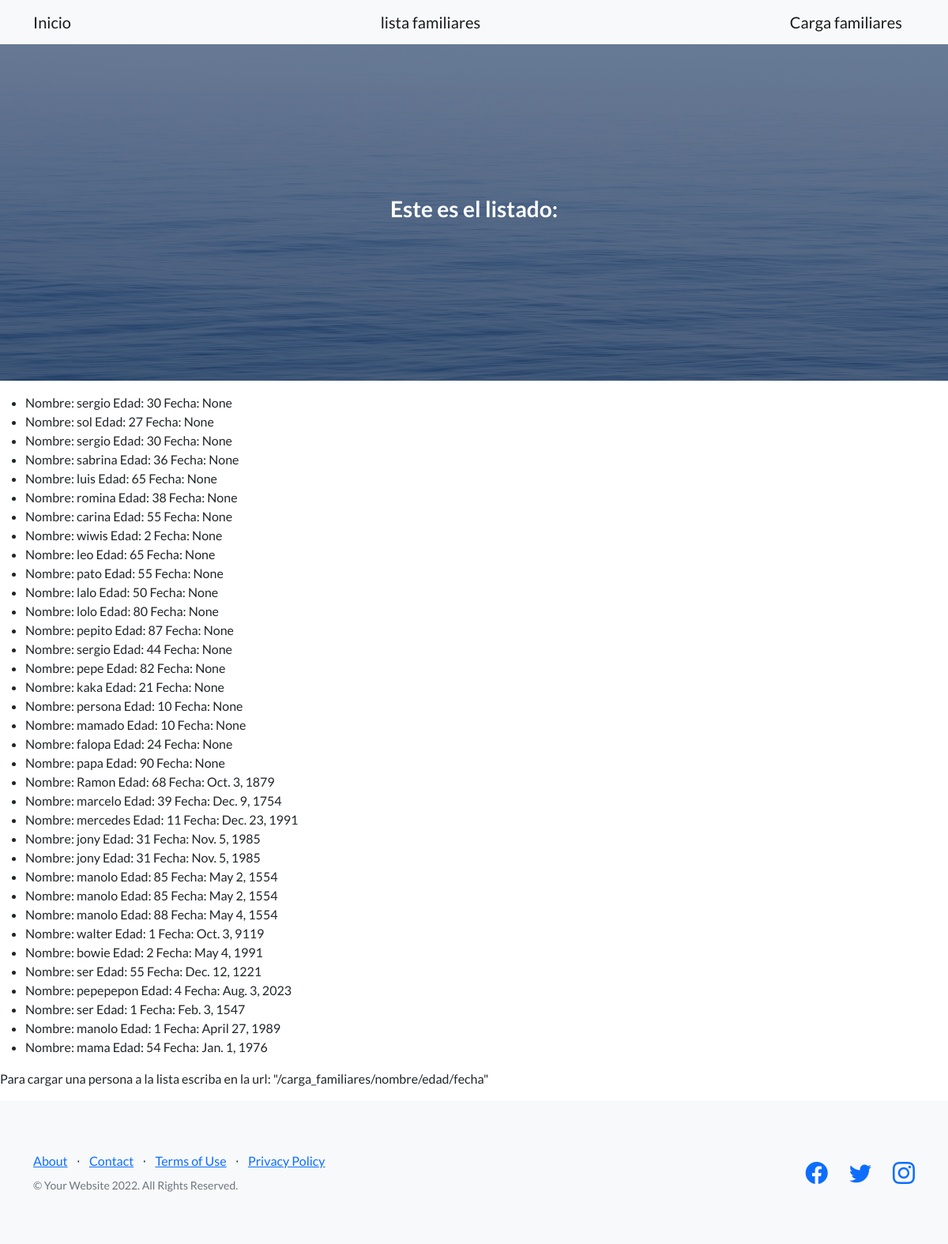
The app's page /lista_familiares/, older data.
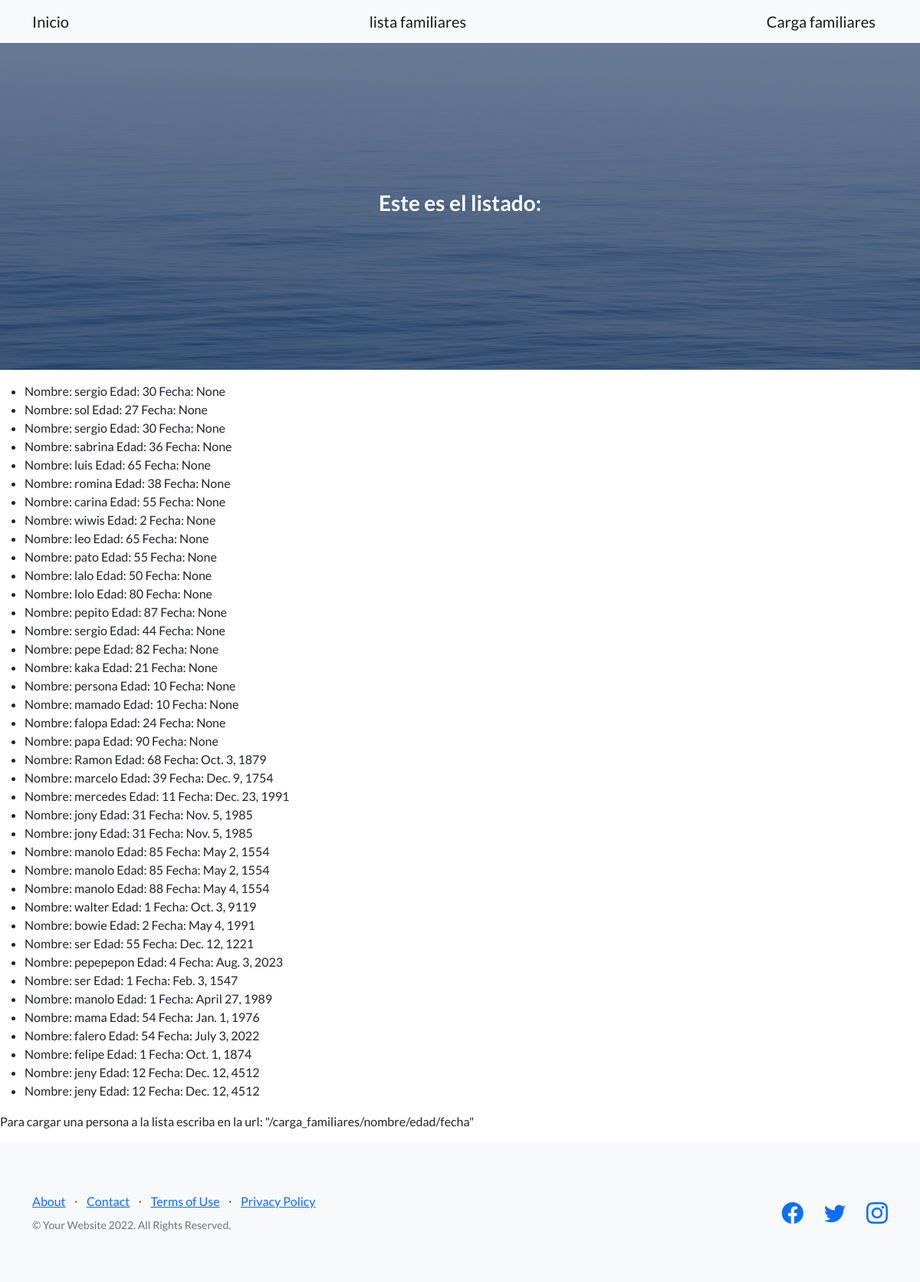
The same page, newer data.
### primerasVistas/models.py (models this page shows)
class Persona (models.Model):
    nombre=models.CharField(max_length=30)
    edad=models.IntegerField()
    fecha=models.DateField(null=True)

### primerasVistas/views.py (the view)
# urls.py: path('lista_familiares/',lista_familiares, name="lista_familiares"),
def lista_familiares(request):
    template= loader.get_template("lista_familiares.html",)
    lista_familiares=Persona.objects.all()
    render= template.render({"lista_familiares":lista_familiares})
    return HttpResponse(render)

### templates/lista_familiares.html (shortened to what this page needs)
{% extends 'base.html' %}
{% block texto_h3 %}
<h3>Este es el listado:</ht>
{% endblock texto_h3 %}
{% block instrucciones %}
<p>
    <ul>
        {% for persona in lista_familiares %}
        <li>Nombre: {{persona.nombre}} Edad: {{persona.edad}} Fecha: {{persona.fecha}}  </li>
        {% endfor %}
    </ul>
</p>
<p>Para cargar  una persona a la lista escriba en la url: "/carga_familiares/nombre/edad/fecha"</p>
{% endblock instrucciones %}

### templates/base.html (shortened to what this page needs)
<!DOCTYPE html>
<html lang="en">
    <head>
        {% load static %}
        <link href="https://cdn.jsdelivr.net/npm/bootstrap-icons@1.5.0/font/bootstrap-icons.css" rel="stylesheet" type="text/css" />
        <link href={% static 'primerasVistas/css/styles.css' %} rel="stylesheet" />
    </head>
    <body>
        <nav class="navbar navbar-light bg-light static-top">
            <div class="container">
                <a class="navbar-brand" href= {% url 'index' %} >Inicio</a>
                <a class="navbar-brand" href={% url 'lista_familiares' %}>lista familiares</a>
                <a class="navbar-brand" href={% url 'carga_familiares' %}>Carga familiares</a>
            </div>
        </nav>
        <header class="masthead">
            <div class="container position-relative">
                <div class="row justify-content-center">
                    <div class="col-xl-6">
                        <div class="text-center text-white">
                            {% block texto_h3 %}{% endblock texto_h3 %}
                        </div>
                    </div>
                </div>
            </div>
        </header>
{% block instrucciones %}
{% endblock instrucciones %}
        <footer class="footer bg-light">
            <div class="container">
                <div class="row">
                    <div class="col-lg-6 h-100 text-center text-lg-start my-auto">
                        <ul class="list-inline mb-2">
                            <li class="list-inline-item"><a href="#!">About</a></li>
                            <li class="list-inline-item">⋅</li>
                            <li class="list-inline-item"><a href="#!">Contact</a></li>
                            <li class="list-inline-item">⋅</li>
                            <li class="list-inline-item"><a href="#!">Terms of Use</a></li>
                            <li class="list-inline-item">⋅</li>
                            <li class="list-inline-item"><a href="#!">Privacy Policy</a></li>
                        </ul>
                        <p class="text-muted small mb-4 mb-lg-0">&copy; Your Website 2022. All Rights Reserved.</p>
                    </div>
                    <div class="col-lg-6 h-100 text-center text-lg-end my-auto">
                        <ul class="list-inline mb-0">
                            <li class="list-inline-item me-4">
                                <a href="#!"><i class="bi-facebook fs-3"></i></a>
                            </li>
                            <li class="list-inline-item me-4">
                                <a href="#!"><i class="bi-twitter fs-3"></i></a>
                            </li>
                            <li class="list-inline-item">
                                <a href="#!"><i class="bi-instagram fs-3"></i></a>
                            </li>
                        </ul>
                    </div>
                </div>
            </div>
        </footer>
    </body>
</html>

Row changes from the older to the newer data that the page shows:
added Persona: nombre "falero", edad "54", fecha "July 3, 2022"
added Persona: nombre "felipe", edad "1", fecha "Oct. 1, 1874"
added Persona: nombre "jeny", edad "12", fecha "Dec. 12, 4512"
added Persona: nombre "jeny", edad "12", fecha "Dec. 12, 4512"
